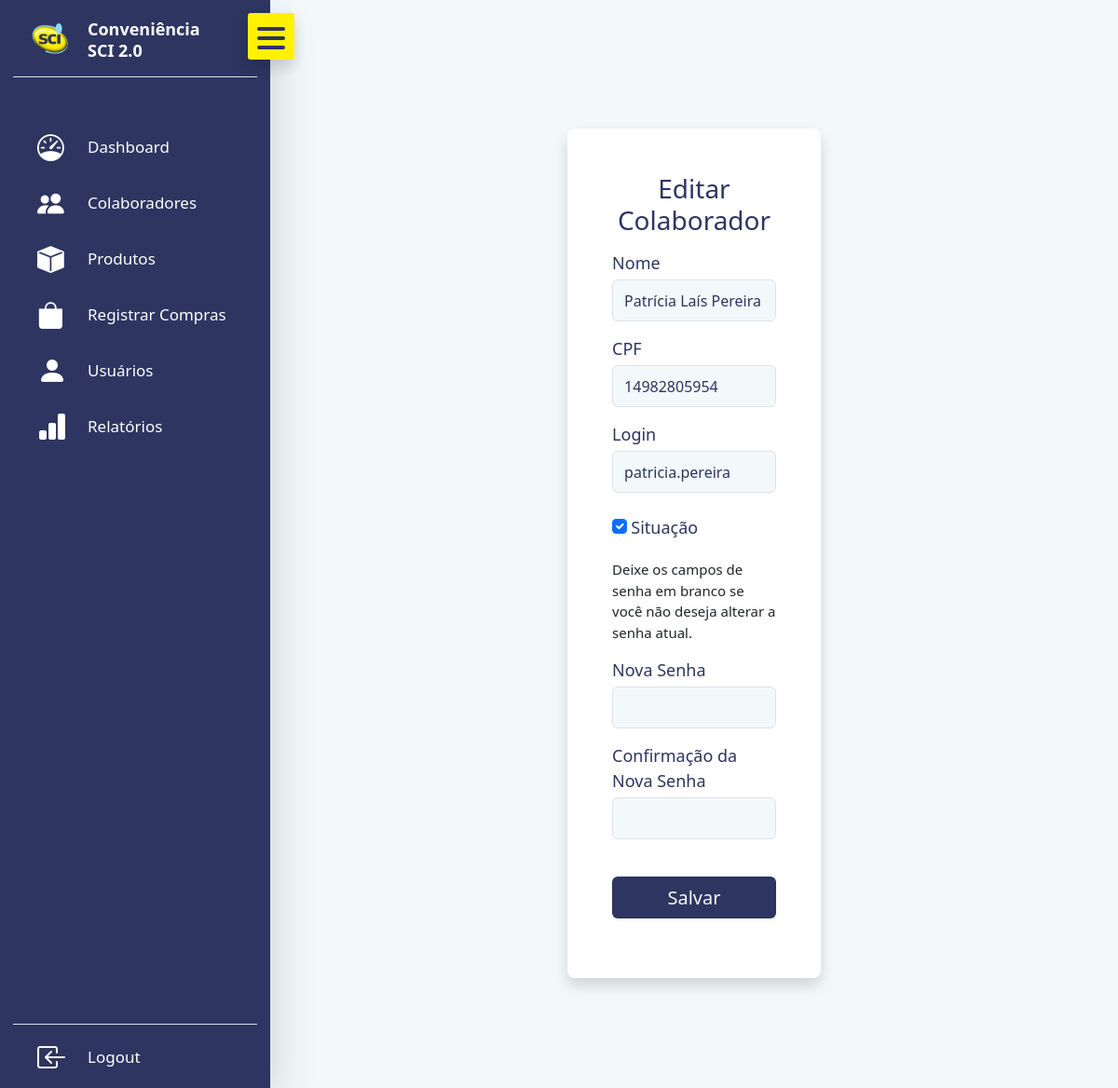
Page /colaboradores/4/editar/ (signed in) on the committed database.
### colaboradores/models.py (models this page shows, shortened)
class Colaborador (models.Model):
    nome = models.CharField(max_length=150)
    cpf = models.CharField(max_length=11, unique=True)
    login = models.CharField(max_length=50, unique=True)
    senha = models.CharField(max_length=100)
    situacao = models.BooleanField(default=True)

### colaboradores/views.py (the view, shortened to what this page needs)
# urls.py: path('colaboradores/<int:colaborador_id>/editar/', views.EditarColaborador, name='EditarColaborador'),
@csrf_protect
@login_required(login_url='Login')
def EditarColaborador(request, colaborador_id):
    try:
        colaborador = Colaborador.objects.get(pk=colaborador_id)
        return render (request, 'colaboradores/editar_colaborador.html', {'colaborador': colaborador})
    except Exception as e:
        print(str(e))
        error_message = ('Ocorreu um erro ao tentar editar os dados do colaborador.')
        return render (request, 'colaboradores/editar_colaborador.html', {'error_mssage': error_message})

### templates/colaboradores/editar_colaborador.html (shortened to what this page needs)
{% extends 'base.html' %}
{% block 'content' %}
    <div class="row justify-content-center" style="background-color: transparent; height: 50px; margin-bottom: 40px;">
    </div>
    <div class="row justify-content-center" style="margin-bottom: 70px;">
        <div class="col-5">
            <div class="p-4 p-md-5 shadow rounded-3" style="background-color: #FFFFFF;">
                <div class="text-center mb-3" style="color: #2D3560;">
                    <h3>
                        Editar Colaborador
                    </h3>
                </div>
                <div>
                    <form action="{% url 'EditarColaborador' colaborador.id %}" method="POST">
                        <div class="mb-3">
                            <label for="nome" class="form-label" style="font-size: large; margin-bottom: 4px; color: #2D3560;">Nome</label>
                            <input type="text" class="form-control" id="nome"  name="nome" value="{{ colaborador.nome }}" style="height: 45px; background-color: #F3F8FA; color: #2D3560;" required>
                        </div>
                        <div class="mb-3">
                            <label for="cpf" class="form-label" style="font-size: large; margin-bottom: 4px; color: #2D3560;">CPF</label>
                            <input type="text" class="form-control" id="cpf"  name="cpf" value="{{ colaborador.cpf }}" maxlength="11" pattern="[0-9]*" style="height: 45px; background-color: #F3F8FA; color: #2D3560;" required>
                        </div>
                        <div class="mb-4">
                            <label for="login" class="form-label" style="font-size: large; margin-bottom: 4px; color: #2D3560;">Login</label>
                            <input type="text" class="form-control" id="login"  name="login" value="{{ colaborador.login }}" style="height: 45px; background-color: #F3F8FA; color: #2D3560;" required>
                        </div>
                        <div class="mb-3">
                            <input type="checkbox" class="form-check-input" id="situacao" name="situacao" {% if colaborador.situacao %} checked {% endif %}>
                            <label for="situacao" class="form-check-label" style="font-size: large; margin-bottom: 4px; color: #2D3560;">Situação</label>
                        </div>
                        <div style="font-size: 15px;">
                            <p>Deixe os campos de senha em branco se você não deseja alterar a senha atual.</p>
                        </div>
                        <div class="mb-3">
                            <label for="nova_senha" class="form-label" style="font-size: large; margin-bottom: 4px; color: #2D3560;">Nova Senha</label>
                            <input type="password" class="form-control" id="nova_senha" name="nova_senha" style="height: 45px; background-color: #F3F8FA; color: #2D3560;">
                        </div>
                        <div style="margin-bottom: 40px;">
                            <label for="confirma_nova_senha" class="form-label" style="font-size: large; margin-bottom: 4px; color: #2D3560;">Confirmação da Nova Senha</label>
                            <input type="password" class="form-control" id="confirma_nova_senha" name="confirma_nova_senha" style="height: 45px;background-color: #F3F8FA; color: #2D3560;">
                        </div>
                        <div class="d-flex justify-content-center mb-3">
                            <button type="submit" class="btn text-light fs-5" style="height: 45px; width: 300px; background-color: #2D3560;">Salvar</button>
                        </div>
                    </form>
                </div>
            </div>
        </div>
    </div>
{% endblock %}

### static/base/base.css (style rules this page uses)
* { margin: 0; padding: 0; box-sizing: border-box; }
:root { --tran-03: all 0.2s ease; --tran-03: all 0.3s ease; --tran-04: all 0.4s ease; --tran-05: all 0.5s ease; }
body { min-height: 100vh; transition: var(--tran-05); }

### rows in the picture
Colaborador: nome "Patrícia Laís Pereira", cpf "14982805954", login "patricia.pereira", situacao "☑"
